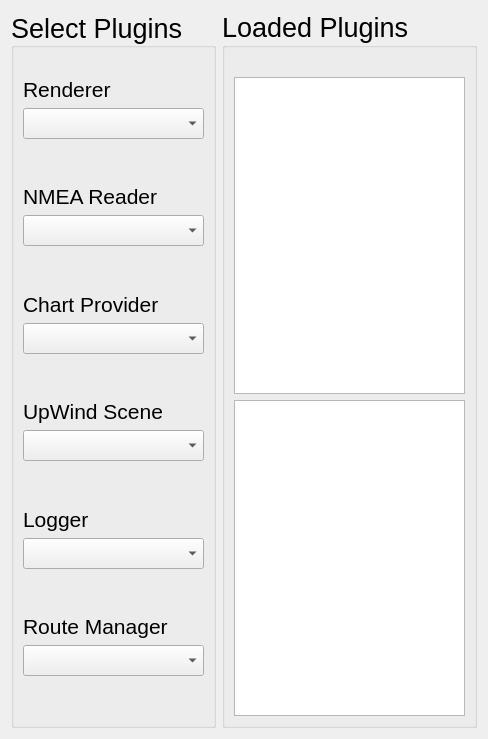
<?xml version="1.0" encoding="UTF-8"?>
<ui version="4.0">
 <class>PluginSelect</class>
 <widget class="QWidget" name="PluginSelect">
  <property name="geometry">
   <rect>
    <x>0</x>
    <y>0</y>
    <width>488</width>
    <height>739</height>
   </rect>
  </property>
  <property name="windowTitle">
   <string>Form</string>
  </property>
  <layout class="QFormLayout" name="formLayout">
   <item row="0" column="0">
    <widget class="QGroupBox" name="groupBox">
     <property name="font">
      <font>
       <pointsize>20</pointsize>
      </font>
     </property>
     <property name="layoutDirection">
      <enum>Qt::LeftToRight</enum>
     </property>
     <property name="autoFillBackground">
      <bool>false</bool>
     </property>
     <property name="title">
      <string>Select Plugins</string>
     </property>
     <property name="alignment">
      <set>Qt::AlignLeading|Qt::AlignLeft|Qt::AlignVCenter</set>
     </property>
     <property name="flat">
      <bool>false</bool>
     </property>
     <property name="checkable">
      <bool>false</bool>
     </property>
     <layout class="QVBoxLayout" name="verticalLayout_2">
      <item>
       <spacer name="verticalSpacer_7">
        <property name="orientation">
         <enum>Qt::Vertical</enum>
        </property>
        <property name="sizeHint" stdset="0">
         <size>
          <width>20</width>
          <height>20</height>
         </size>
        </property>
       </spacer>
      </item>
      <item>
       <widget class="QLabel" name="label">
        <property name="font">
         <font>
          <pointsize>16</pointsize>
         </font>
        </property>
        <property name="layoutDirection">
         <enum>Qt::LeftToRight</enum>
        </property>
        <property name="text">
         <string>Renderer</string>
        </property>
       </widget>
      </item>
      <item>
       <widget class="QComboBox" name="rendererBox">
        <property name="font">
         <font>
          <pointsize>14</pointsize>
         </font>
        </property>
       </widget>
      </item>
      <item>
       <spacer name="verticalSpacer_2">
        <property name="orientation">
         <enum>Qt::Vertical</enum>
        </property>
        <property name="sizeHint" stdset="0">
         <size>
          <width>20</width>
          <height>40</height>
         </size>
        </property>
       </spacer>
      </item>
      <item>
       <widget class="QLabel" name="label_2">
        <property name="font">
         <font>
          <pointsize>16</pointsize>
         </font>
        </property>
        <property name="layoutDirection">
         <enum>Qt::LeftToRight</enum>
        </property>
        <property name="text">
         <string>NMEA Reader</string>
        </property>
       </widget>
      </item>
      <item>
       <widget class="QComboBox" name="nmeaReaderBox">
        <property name="font">
         <font>
          <pointsize>14</pointsize>
         </font>
        </property>
       </widget>
      </item>
      <item>
       <spacer name="verticalSpacer_3">
        <property name="orientation">
         <enum>Qt::Vertical</enum>
        </property>
        <property name="sizeHint" stdset="0">
         <size>
          <width>20</width>
          <height>40</height>
         </size>
        </property>
       </spacer>
      </item>
      <item>
       <widget class="QLabel" name="label_3">
        <property name="font">
         <font>
          <pointsize>16</pointsize>
         </font>
        </property>
        <property name="layoutDirection">
         <enum>Qt::LeftToRight</enum>
        </property>
        <property name="text">
         <string>Chart Provider</string>
        </property>
       </widget>
      </item>
      <item>
       <widget class="QComboBox" name="chartProviderBox">
        <property name="font">
         <font>
          <pointsize>14</pointsize>
         </font>
        </property>
       </widget>
      </item>
      <item>
       <spacer name="verticalSpacer_4">
        <property name="orientation">
         <enum>Qt::Vertical</enum>
        </property>
        <property name="sizeHint" stdset="0">
         <size>
          <width>20</width>
          <height>40</height>
         </size>
        </property>
       </spacer>
      </item>
      <item>
       <widget class="QLabel" name="label_4">
        <property name="font">
         <font>
          <pointsize>16</pointsize>
         </font>
        </property>
        <property name="layoutDirection">
         <enum>Qt::LeftToRight</enum>
        </property>
        <property name="text">
         <string>UpWind Scene</string>
        </property>
       </widget>
      </item>
      <item>
       <widget class="QComboBox" name="upwindSceneBox">
        <property name="font">
         <font>
          <pointsize>14</pointsize>
         </font>
        </property>
       </widget>
      </item>
      <item>
       <spacer name="verticalSpacer_5">
        <property name="orientation">
         <enum>Qt::Vertical</enum>
        </property>
        <property name="sizeHint" stdset="0">
         <size>
          <width>20</width>
          <height>40</height>
         </size>
        </property>
       </spacer>
      </item>
      <item>
       <widget class="QLabel" name="label_5">
        <property name="font">
         <font>
          <pointsize>16</pointsize>
         </font>
        </property>
        <property name="layoutDirection">
         <enum>Qt::LeftToRight</enum>
        </property>
        <property name="text">
         <string>Logger</string>
        </property>
       </widget>
      </item>
      <item>
       <widget class="QComboBox" name="loggerBox">
        <property name="font">
         <font>
          <pointsize>14</pointsize>
         </font>
        </property>
       </widget>
      </item>
      <item>
       <spacer name="verticalSpacer_6">
        <property name="orientation">
         <enum>Qt::Vertical</enum>
        </property>
        <property name="sizeHint" stdset="0">
         <size>
          <width>20</width>
          <height>40</height>
         </size>
        </property>
       </spacer>
      </item>
      <item>
       <widget class="QLabel" name="label_6">
        <property name="font">
         <font>
          <pointsize>16</pointsize>
         </font>
        </property>
        <property name="layoutDirection">
         <enum>Qt::LeftToRight</enum>
        </property>
        <property name="text">
         <string>Route Manager</string>
        </property>
       </widget>
      </item>
      <item>
       <widget class="QComboBox" name="routeManagerBox">
        <property name="font">
         <font>
          <pointsize>14</pointsize>
         </font>
        </property>
       </widget>
      </item>
      <item>
       <spacer name="verticalSpacer">
        <property name="orientation">
         <enum>Qt::Vertical</enum>
        </property>
        <property name="sizeHint" stdset="0">
         <size>
          <width>20</width>
          <height>40</height>
         </size>
        </property>
       </spacer>
      </item>
     </layout>
    </widget>
   </item>
   <item row="0" column="1">
    <widget class="QGroupBox" name="groupBox_2">
     <property name="font">
      <font>
       <pointsize>20</pointsize>
      </font>
     </property>
     <property name="title">
      <string>Loaded Plugins</string>
     </property>
     <layout class="QGridLayout" name="gridLayout">
      <item row="0" column="0">
       <spacer name="verticalSpacer_8">
        <property name="orientation">
         <enum>Qt::Vertical</enum>
        </property>
        <property name="sizeType">
         <enum>QSizePolicy::Minimum</enum>
        </property>
        <property name="sizeHint" stdset="0">
         <size>
          <width>20</width>
          <height>20</height>
         </size>
        </property>
       </spacer>
      </item>
      <item row="1" column="0">
       <widget class="QTextEdit" name="textEdit">
        <property name="enabled">
         <bool>true</bool>
        </property>
        <property name="font">
         <font>
          <pointsize>14</pointsize>
         </font>
        </property>
        <property name="readOnly">
         <bool>true</bool>
        </property>
       </widget>
      </item>
      <item row="2" column="0">
       <widget class="QTreeWidget" name="treeWidget">
        <property name="font">
         <font>
          <pointsize>16</pointsize>
         </font>
        </property>
        <property name="autoExpandDelay">
         <number>-1</number>
        </property>
        <attribute name="headerVisible">
         <bool>false</bool>
        </attribute>
        <column>
         <property name="text">
          <string/>
         </property>
        </column>
       </widget>
      </item>
     </layout>
    </widget>
   </item>
  </layout>
 </widget>
 <resources/>
 <connections/>
</ui>
